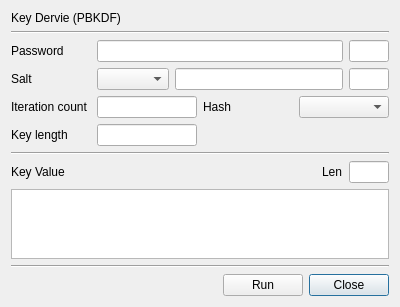
<?xml version="1.0" encoding="UTF-8"?>
<ui version="4.0">
 <class>KeyDeriveDlg</class>
 <widget class="QDialog" name="KeyDeriveDlg">
  <property name="geometry">
   <rect>
    <x>0</x>
    <y>0</y>
    <width>400</width>
    <height>300</height>
   </rect>
  </property>
  <property name="windowTitle">
   <string>Key Derive Dialog</string>
  </property>
  <layout class="QGridLayout" name="gridLayout">
   <item row="4" column="0" colspan="4">
    <layout class="QGridLayout" name="gridLayout_4">
     <property name="topMargin">
      <number>0</number>
     </property>
     <item row="0" column="0">
      <widget class="QLabel" name="label_3">
       <property name="minimumSize">
        <size>
         <width>80</width>
         <height>0</height>
        </size>
       </property>
       <property name="text">
        <string>Salt</string>
       </property>
      </widget>
     </item>
     <item row="0" column="2">
      <widget class="QLineEdit" name="mSaltText"/>
     </item>
     <item row="0" column="1">
      <widget class="QComboBox" name="mSaltTypeCombo">
       <property name="maximumSize">
        <size>
         <width>100</width>
         <height>16777215</height>
        </size>
       </property>
      </widget>
     </item>
     <item row="0" column="3">
      <widget class="QLineEdit" name="mSaltLenText">
       <property name="minimumSize">
        <size>
         <width>40</width>
         <height>0</height>
        </size>
       </property>
       <property name="maximumSize">
        <size>
         <width>40</width>
         <height>16777215</height>
        </size>
       </property>
       <property name="readOnly">
        <bool>true</bool>
       </property>
      </widget>
     </item>
    </layout>
   </item>
   <item row="0" column="0" colspan="2">
    <widget class="QLabel" name="label">
     <property name="text">
      <string>Key Dervie (PBKDF)</string>
     </property>
    </widget>
   </item>
   <item row="6" column="0">
    <widget class="QLabel" name="label_4">
     <property name="minimumSize">
      <size>
       <width>80</width>
       <height>0</height>
      </size>
     </property>
     <property name="maximumSize">
      <size>
       <width>80</width>
       <height>16777215</height>
      </size>
     </property>
     <property name="text">
      <string>Iteration count</string>
     </property>
    </widget>
   </item>
   <item row="13" column="0" colspan="4">
    <widget class="Line" name="line_3">
     <property name="orientation">
      <enum>Qt::Horizontal</enum>
     </property>
    </widget>
   </item>
   <item row="8" column="1">
    <widget class="QLineEdit" name="mKeySizeText">
     <property name="maximumSize">
      <size>
       <width>100</width>
       <height>16777215</height>
      </size>
     </property>
    </widget>
   </item>
   <item row="6" column="2">
    <widget class="QLabel" name="label_7">
     <property name="text">
      <string>Hash</string>
     </property>
    </widget>
   </item>
   <item row="14" column="0" colspan="4">
    <layout class="QGridLayout" name="gridLayout_2">
     <property name="topMargin">
      <number>0</number>
     </property>
     <item row="0" column="2">
      <widget class="QPushButton" name="mCloseBtn">
       <property name="text">
        <string>Close</string>
       </property>
      </widget>
     </item>
     <item row="0" column="1">
      <widget class="QPushButton" name="mRunBtn">
       <property name="text">
        <string>Run</string>
       </property>
      </widget>
     </item>
     <item row="0" column="0">
      <spacer name="horizontalSpacer">
       <property name="orientation">
        <enum>Qt::Horizontal</enum>
       </property>
       <property name="sizeHint" stdset="0">
        <size>
         <width>40</width>
         <height>20</height>
        </size>
       </property>
      </spacer>
     </item>
    </layout>
   </item>
   <item row="9" column="0" colspan="4">
    <widget class="Line" name="line">
     <property name="orientation">
      <enum>Qt::Horizontal</enum>
     </property>
    </widget>
   </item>
   <item row="8" column="0">
    <widget class="QLabel" name="label_5">
     <property name="maximumSize">
      <size>
       <width>80</width>
       <height>16777215</height>
      </size>
     </property>
     <property name="text">
      <string>Key length</string>
     </property>
    </widget>
   </item>
   <item row="6" column="3">
    <widget class="QComboBox" name="mHashCombo"/>
   </item>
   <item row="6" column="1">
    <widget class="QLineEdit" name="mIterCountText">
     <property name="maximumSize">
      <size>
       <width>100</width>
       <height>16777215</height>
      </size>
     </property>
    </widget>
   </item>
   <item row="12" column="0" colspan="4">
    <widget class="QPlainTextEdit" name="mKeyValueText"/>
   </item>
   <item row="1" column="0" colspan="4">
    <widget class="Line" name="line_2">
     <property name="orientation">
      <enum>Qt::Horizontal</enum>
     </property>
    </widget>
   </item>
   <item row="10" column="0" colspan="4">
    <layout class="QGridLayout" name="gridLayout_3">
     <property name="topMargin">
      <number>0</number>
     </property>
     <item row="0" column="1">
      <spacer name="horizontalSpacer_2">
       <property name="orientation">
        <enum>Qt::Horizontal</enum>
       </property>
       <property name="sizeHint" stdset="0">
        <size>
         <width>40</width>
         <height>20</height>
        </size>
       </property>
      </spacer>
     </item>
     <item row="0" column="0">
      <widget class="QLabel" name="label_6">
       <property name="text">
        <string>Key Value</string>
       </property>
      </widget>
     </item>
     <item row="0" column="3">
      <widget class="QLineEdit" name="mKeyValueLenText">
       <property name="minimumSize">
        <size>
         <width>40</width>
         <height>0</height>
        </size>
       </property>
       <property name="maximumSize">
        <size>
         <width>40</width>
         <height>16777215</height>
        </size>
       </property>
       <property name="readOnly">
        <bool>true</bool>
       </property>
      </widget>
     </item>
     <item row="0" column="2">
      <widget class="QLabel" name="label_8">
       <property name="text">
        <string>Len</string>
       </property>
      </widget>
     </item>
    </layout>
   </item>
   <item row="2" column="0" colspan="4">
    <layout class="QGridLayout" name="gridLayout_5">
     <property name="topMargin">
      <number>0</number>
     </property>
     <item row="0" column="1">
      <widget class="QLineEdit" name="mPasswordText"/>
     </item>
     <item row="0" column="0">
      <widget class="QLabel" name="label_2">
       <property name="minimumSize">
        <size>
         <width>80</width>
         <height>0</height>
        </size>
       </property>
       <property name="text">
        <string>Password</string>
       </property>
      </widget>
     </item>
     <item row="0" column="2">
      <widget class="QLineEdit" name="mPasswordLenText">
       <property name="minimumSize">
        <size>
         <width>40</width>
         <height>0</height>
        </size>
       </property>
       <property name="maximumSize">
        <size>
         <width>40</width>
         <height>16777215</height>
        </size>
       </property>
       <property name="readOnly">
        <bool>true</bool>
       </property>
      </widget>
     </item>
    </layout>
   </item>
  </layout>
 </widget>
 <tabstops>
  <tabstop>mIterCountText</tabstop>
  <tabstop>mHashCombo</tabstop>
  <tabstop>mKeySizeText</tabstop>
  <tabstop>mKeyValueText</tabstop>
  <tabstop>mRunBtn</tabstop>
  <tabstop>mCloseBtn</tabstop>
 </tabstops>
 <resources/>
 <connections/>
</ui>
